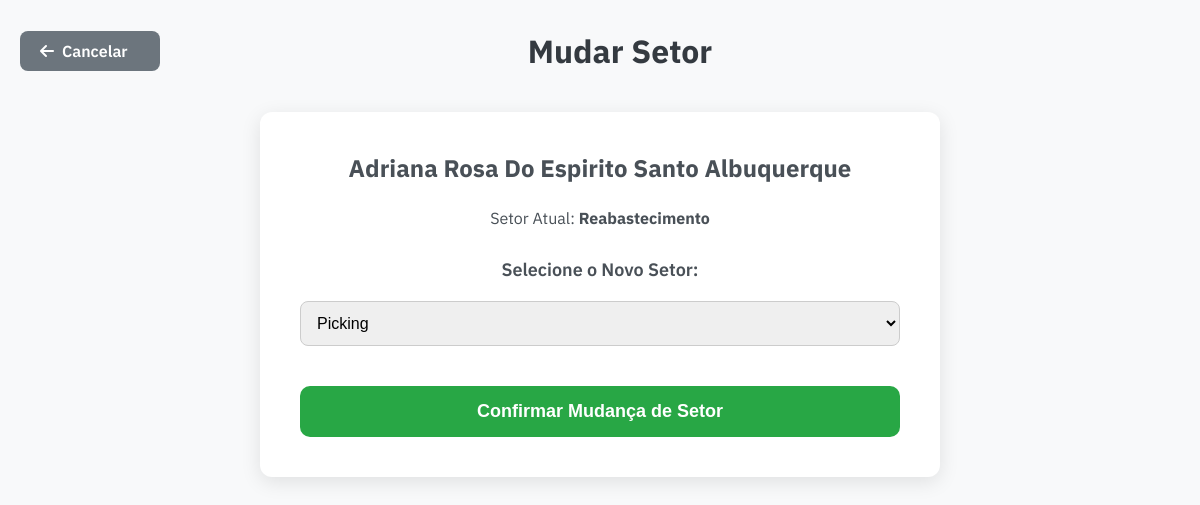
The page /colaborador/1/mudar_setor (signed in) on the database its author committed.
### app.py (models this page shows)
class Colaborador(db.Model):
    __tablename__ = 'colaboradores'
    id = db.Column(db.Integer, primary_key=True)
    nome_completo = db.Column(db.String(200), unique=True, nullable=False)
    cargo = db.Column(db.String(100))
    processo = db.Column(db.String(100))
    turno = db.Column(db.String(50))
    turno_num = db.Column(db.Integer)
    nome_gestor_imediato = db.Column(db.String(200))
    foto_url = db.Column(db.String(500))
    avaliacoes = db.relationship('Avaliacao', backref='colaborador', lazy=True, cascade="all, delete-orphan")
    insignias = db.relationship('Insignia', backref='colaborador', lazy=True, cascade="all, delete-orphan")
    pd_itens = db.relationship('PDI', backref='colaborador', lazy=True, cascade="all, delete-orphan")
    historico_avaliacoes = db.relationship('Historico', backref='colaborador', lazy=True, cascade="all, delete-orphan")

### app.py (the view)
@app.route('/colaborador/<int:colaborador_id>/mudar_setor', methods=['GET', 'POST'])
@login_required
def mudar_setor(colaborador_id):
    colaborador = Colaborador.query.get_or_404(colaborador_id)
    if request.method == 'POST':
        novo_setor = request.form.get('novo_setor')
        colaborador.processo = novo_setor
        db.session.commit()
        flash(f'Setor de {colaborador.nome_completo} alterado para {novo_setor}.', 'success')
        return redirect(url_for('detalhe_colaborador', colaborador_id=colaborador.id))
    todos_setores = [setor for setor in PESOS.keys() if setor != 'DEFAULT']
    todos_setores.append("Desligado")
    colaborador_dict = {
        'id': colaborador.id,
        'Nome_completo': colaborador.nome_completo,
        'Processo': colaborador.processo
    }
    return render_template('mudar_setor.html', colaborador=colaborador_dict, todos_setores=todos_setores)

### app.py (called while the page is built)
@login_manager.user_loader
def load_user(user_id):
    return User.query.get(int(user_id))

### templates/mudar_setor.html (shortened to what this page needs)
<!DOCTYPE html>
<html lang="pt-BR">
<head>
    <link rel="stylesheet" href="{{ url_for('static', filename='css/style.css') }}">
</head>
<body class="page-detalhe">
    <div class="container">
        <div class="header-com-voltar">
            <a href="{{ url_for('detalhe_colaborador', colaborador_id=colaborador.id) }}" class="back-btn">
                <i class="fa-solid fa-arrow-left"></i> Cancelar
            </a>
            <h1>Mudar Setor</h1>
        </div>
        <div class="change-sector-container">
            <h3>{{ colaborador.Nome_completo }}</h3>
            <p>Setor Atual: <strong>{{ colaborador.Processo }}</strong></p>
            <form method="POST" class="change-sector-form">
                <label for="setor-select">Selecione o Novo Setor:</label>
                <select name="novo_setor" id="setor-select">
                    {% for setor in todos_setores %}
                        <option value="{{ setor }}" {% if setor == colaborador.Processo %}disabled{% endif %}>
                            {{ setor }}
                        </option>
                    {% endfor %}
                </select>
                <button type="submit" class="salvar-btn">Confirmar Mudança de Setor</button>
            </form>
        </div>
    </div>
</body>
</html>

### static/css/style.css (style rules this page uses)
:root { --primary-color: #011E38; --success-color: #28a745; --warning-color: #ffc107; --danger-color: #dc3545; --light-gray: #f8f9fa; --dark-gray: #343a40; --text-color: #495057; }
body { font-family: 'IBM Plex Sans', sans-serif; background-color: var(--light-gray); color: var(--text-color); margin: 0; }
.container { max-width: 1200px; margin: 30px auto; padding: 0 20px; }
h1 { text-align: center; color: var(--dark-gray); margin-bottom: 40px; }
.salvar-btn { display: block; width: 100%; padding: 15px; font-size: 18px; font-weight: bold; color: white; background-color: var(--success-color); border: none; border-radius: 10px; cursor: pointer; margin-top: 20px; transition: background-color 0.3s; }
.header-com-voltar { display: flex; align-items: center; gap: 20px; margin-bottom: 20px; position: relative; }
.header-com-voltar h1 { margin: 0; flex-grow: 1; text-align: center; padding-right: 120px; }
.back-btn { display: inline-flex; align-items: center; gap: 8px; padding: 10px 20px; background-color: #6c757d; color: white; text-decoration: none; font-weight: 600; border-radius: 8px; transition: background-color 0.3s ease; white-space: nowrap; width: 100px; }
.change-sector-container { max-width: 600px; margin: 40px auto; background: white; padding: 40px; border-radius: 12px; box-shadow: 0 5px 20px rgba(0,0,0,0.1); text-align: center; }
.change-sector-container h3 { margin-top: 0; font-size: 24px; }
.change-sector-form { margin-top: 30px; display: flex; flex-direction: column; gap: 20px; }
.change-sector-form label { font-weight: 600; font-size: 18px; }
.change-sector-form select { padding: 12px; font-size: 16px; border-radius: 8px; border: 1px solid #ccc; }

### rows shown on the page
Colaborador: Nome_completo "Adriana Rosa Do Espirito Santo Albuquerque", Processo "Reabastecimento"

### other values the page prints
form field novo_setor "Picking"
